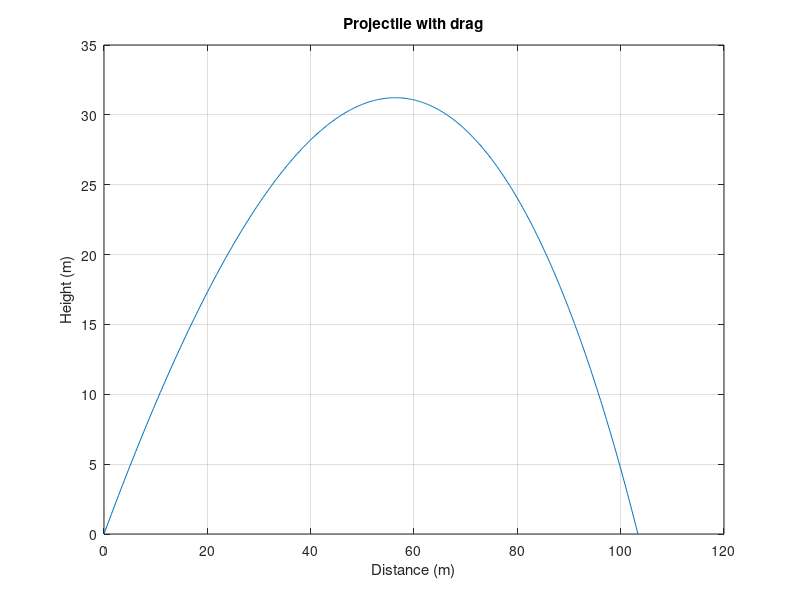

Here is the MATLAB script that generated this plot:
% Projectile with quadratic drag; range found by interpolating the ground crossing
g = 9.81;  k = 0.005;                        % gravity, drag per unit mass (1/m)
v0 = 40;  angle = 45*pi/180;
f = @(t, s) [s(3); s(4); -k*sqrt(s(3)^2 + s(4)^2)*s(3); -g - k*sqrt(s(3)^2 + s(4)^2)*s(4)];

[t, s] = ode45(f, 0:0.01:10, [0; 0; v0*cos(angle); v0*sin(angle)]);

i = find(s(:, 2) < 0, 1);
range = interp1(s([i i-1], 2), s([i i-1], 1), 0);   % heights in increasing order
flight = interp1(s([i i-1], 2), t([i i-1]), 0);
fprintf('Range with drag: %.1f m (no drag: %.1f m)\n', range, v0^2*sin(2*angle)/g);
fprintf('Flight time: %.2f s\n', flight);

plot([s(1:i-1, 1); range], [s(1:i-1, 2); 0]);
title('Projectile with drag');
xlabel('Distance (m)');
ylabel('Height (m)');
grid on;
